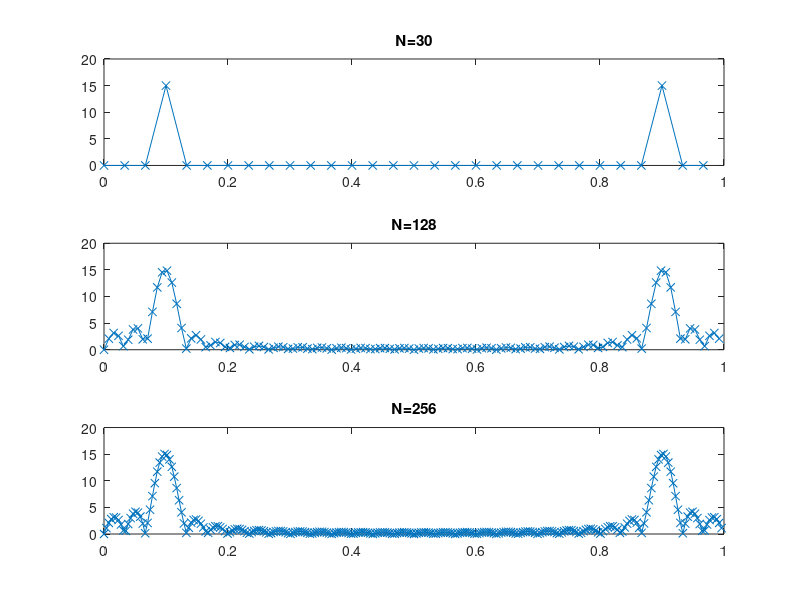

Write MATLAB code to recreate this figure.
n = [0:29];
x = sin(2*pi*n/10);
N1 = 30;
N2 = 128;
N3 = 256;
X1 = abs(fft(x,N1));
X2 = abs(fft(x,N2));
X3 = abs(fft(x,N3));
F1 = [0:N1-1]/N1;
F2 = [0:N2-1]/N2;
F3 = [0:N3-1]/N3;
figure(21)
subplot(311)
plot(F1,X1,'-x'),title('N=30'),axis([0 1 0 20])
subplot(312)
plot(F2,X2,'-x'),title('N=128'), axis([0 1 0 20])
subplot(313)
plot(F3,X3,'-x'),title('N=256'),axis([0 1 0 20])